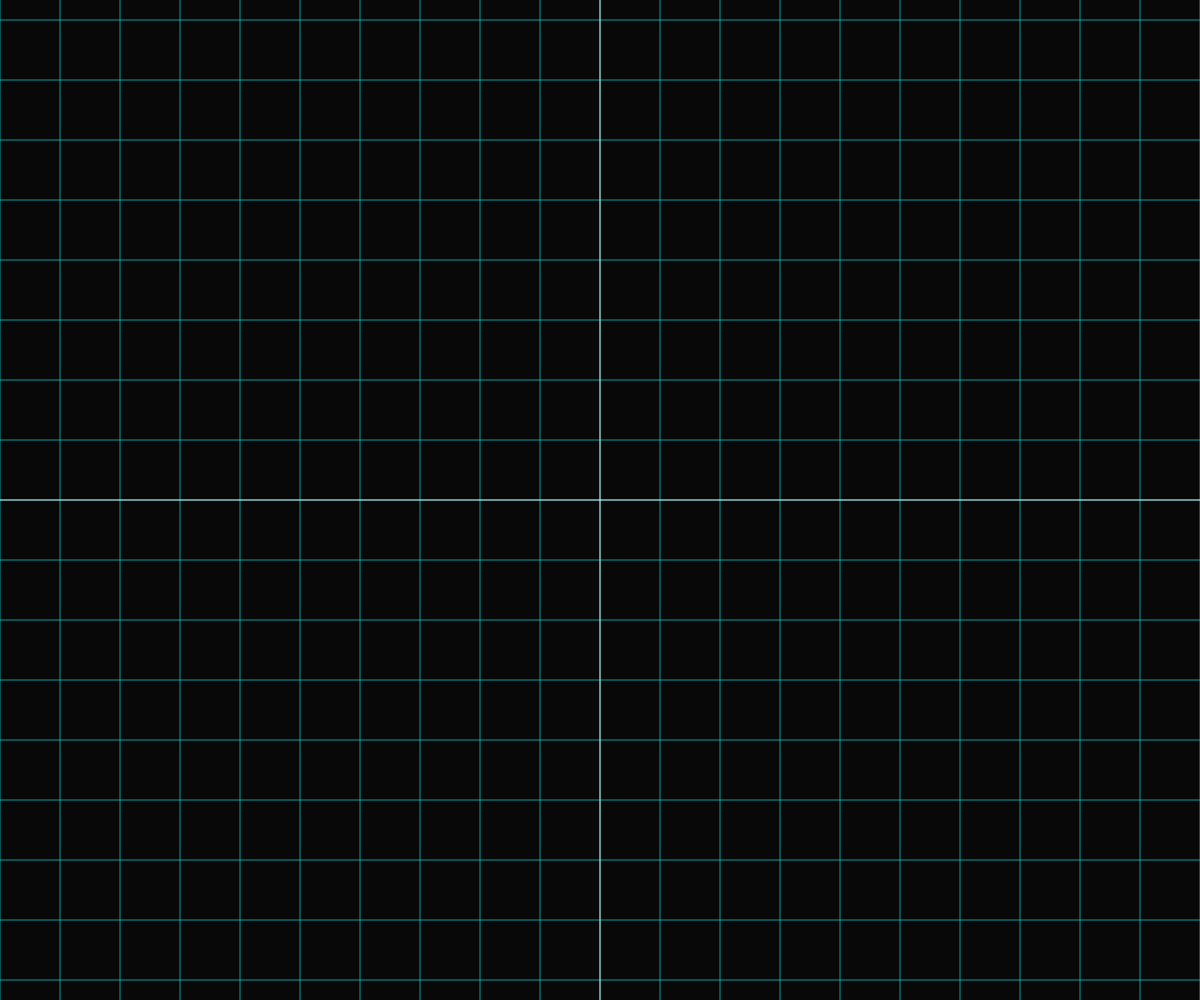
Frame 1 (no input)
Frame 60 (no input): identical to frame 1, image omitted
Frame 120 (the mouse pressed at the canvas centre since frame 60): identical to frame 1, image omitted

The p5.js sketch that drew this single still picture (run headless with seeded random() and noise() and a simulated clock; from frame 60 on, the mouse is pressed at the canvas centre):

// p5.js sketch
// ── sketch.js
var w, h;
var Xmin, Xmax, Xscl, Ymin, Ymax, Yscl;
var MouseX, MouseY;
var currentJoint, joint1, joint2;
var xStart, yStart, mxStart, myStart, xDist, yDist;
var moving, makingMember, panning;

var joints = [];
var members = [];

class Joint {
    constructor (x, y, Sx = false, Sy = false, connections = []){
        this.x = x;
        this.y = y;
        this.Sx = Sx;
        this.Sy = Sy;
        this.connections = connections;
    }
}

function setup() {
    w = windowWidth;
    h = windowHeight;
    createCanvas(w, h);

    Xmin = -10;
    Xmax = 10;
    Xscl = 1;
    Ymin = (h * Xmin) / w;
    Ymax = (h * Xmax) / w;
    Yscl = 1;

    for (let element of document.getElementsByClassName("p5Canvas")) {
        element.addEventListener("contextmenu", (e) => e.preventDefault());
      }
}

function windowResized() {
    w = windowWidth;
    h = windowHeight;
    resizeCanvas(w, h);
}

function draw(){

    handlePanning();
    MouseX = (mouseX / w) * (Xmax - Xmin) + Xmin;
    MouseY = (-mouseY / h) * (Ymax - Ymin) - Ymin;


    applyMatrix(w/(Xmax - Xmin), 0, 0, -h/(Ymax - Ymin), w * Xmax / (Xmax - Xmin), -h * Ymax / (Ymax - Ymin) + h);

    background(8);
    grid();

    moveJoints();
    joints.forEach(drawJoint);
    drawNewMember();
    members.forEach(drawMember);

    
    
}

//drawing components:

function grid(){
    noFill();
    strokeWeight(Xscl / 100);
    stroke("cyan");
    for (let i = floor(Xmin / Xscl) * Xscl; i <= Xmax; i += Xscl){
        line(i, Ymin, i, Ymax);
    }
    strokeWeight(Yscl / 100);
    for (let i = floor(Ymin / Yscl) * Yscl; i <= Ymax; i += Yscl){
        line(Xmin, i, Xmax, i);
    }
    strokeWeight(Xscl / 75);
    stroke("#ffffff");
    line(0, Ymin, 0, Ymax);
    line(Xmin, 0, Xmax, 0);
}

function drawJoint(j, i){
    fill(8);
    stroke("white");
    if (currentJoint == j){
        stroke("yellow");
    }
    strokeWeight(Xscl / 50);
    ellipse(j.x, j.y, Xscl / 6);
}

function drawNewMember(){
    if (!makingMember) return;
    strokeWeight(Xscl / 40);
    stroke("yellow");
    line(joint1.x, joint1.y, MouseX, MouseY);
}

function drawMember(m){
    strokeWeight(Xscl / 40);
    stroke("white");
    line(m[0].x, m[0].y, m[1].x, m[1].y);
}

//input handling:

//mouse things:

function moveJoints(){
    if (!moving || currentJoint == -1) return;
    currentJoint.x = MouseX;
    currentJoint.y = MouseY;
}

function mousePressed(){
    if (mouseButton === RIGHT) {
        if (findJoint(MouseX, MouseY) != -1) return;
        joints.push(new Joint(MouseX, MouseY));
    }
    if (mouseButton === LEFT){
        currentJoint = findJoint(MouseX, MouseY);
        if (keyIsPressed === true && keyCode === 16){
            moving = true;
        }
        else {
            if (currentJoint == -1) return;
            joint1 = currentJoint;
            console.log("Membering");
            makingMember = true;
        }
    }
    if (mouseButton === CENTER){
        panning = true;
        xStart = Xmin;
        yStart = Ymin;
        mxStart = mouseX;
        myStart = mouseY;
        xDist = Xmax - Xmin;
        yDist = Ymax - Ymin;
    }
}

function mouseReleased(){
    
    moving = false;
    panning = false;
    console.log(Xmin);
    joint2 = findJoint(MouseX, MouseY);
    if (joint2 != -1 && makingMember && !members.includes([joint1, joint2]) && !members.includes([joint2, joint1])){
        joint1.connections.push(joint2);
        joint2.connections.push(joint1);
        members.push([joint1, joint2]);
    }
    joint1 = null;
    makingMember = false;
}

function mouseWheel(event){
    Xmax += event.delta * 0.01;
    Xmin -= event.delta * 0.01;
    Ymin = (h * Xmin) / w;
    Ymax = (h * Xmax) / w;

    return false;
}

//keyboard things:

function keyPressed(){
    if (keyCode === 8 || keyCode === 46){
        joints.splice(joints.indexOf(currentJoint), 1);
        let newMembers = [];
        for (let i = 0; i < members.length; i++){
            if(members[i][0] == currentJoint || members[i][1] == currentJoint) continue;
            newMembers.push(members[i]);
        }
        members = newMembers;
        for (let i = 0; i < joints.length; i++){
            if (joints[i].connections.includes(currentJoint)){
                joints[i].connections.splice(joints[i].connections.indexOf(currentJoint), 1);
            }
        }
        currentJoint = -1;
        joint1 = null;
    }
}


//calculations:

function findJoint(x, y){
    for (let i = 0; i < joints.length; i++){
        if (dist(x, y, joints[i].x, joints[i].y) < Xscl / 8) {
            return joints[i];
        }
    }
    return -1;
}

function handlePanning(){
    if (!panning) return;
    Xmin = xStart - ((mouseX - mxStart) / w) * (xDist);
    Ymin = yStart - (-(mouseY - myStart) / h) * (yDist);
    Xmax = xStart + xDist - ((mouseX - mxStart) / w) * (xDist);
    Ymax = yStart + yDist - (-(mouseY - myStart) / h) * (yDist);
}
